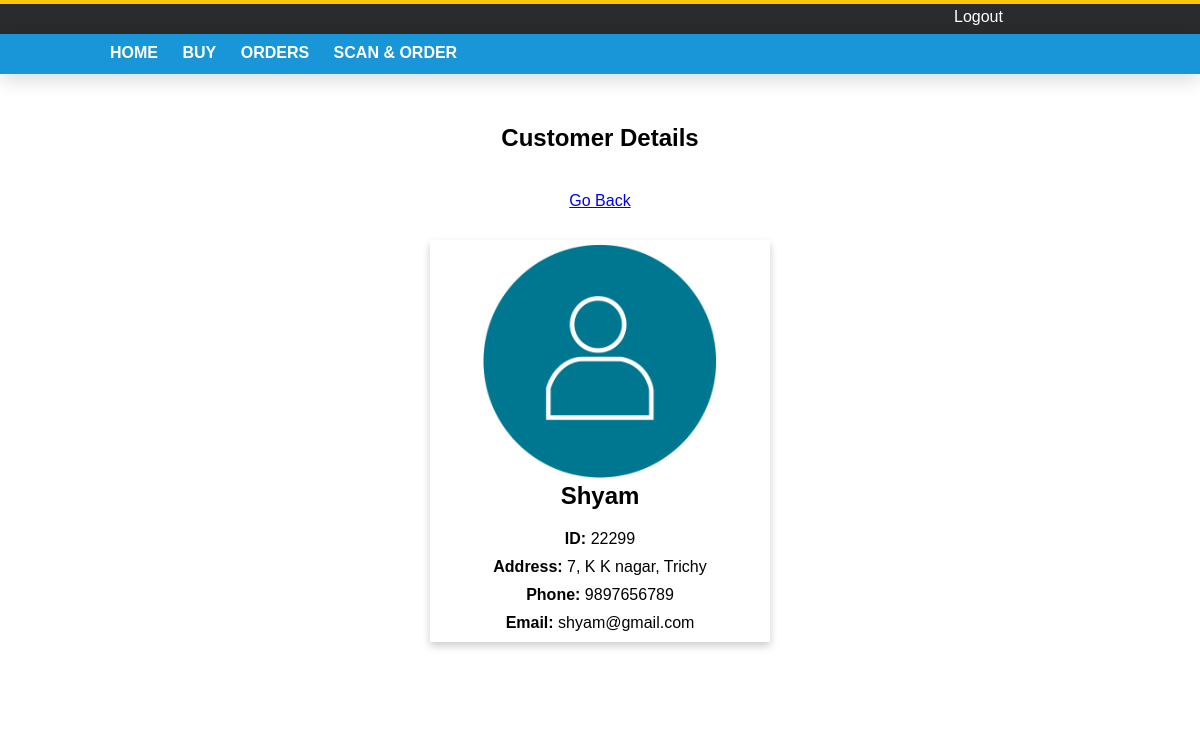
Screenshot of /cinf1.php?sid=22299 (signed in) with the database file from the repository.
### tables this page shows
CREATE TABLE `customer` (
  `uid` varchar(20) NOT NULL,
  `pass` varchar(20) DEFAULT NULL,
  `fname` varchar(15) DEFAULT NULL,
  `lname` varchar(15) DEFAULT NULL,
  `email` varchar(30) DEFAULT NULL,
  `address` varchar(128) DEFAULT NULL,
  `phno` bigint(20) DEFAULT NULL
);

### cinf1.php (the view, shortened to what this page needs)
<?php
$guid = $_SESSION['currentuser'];
$id2 = isset($_GET['sid']) ? $_GET['sid'] : null;
$servername = "localhost";
$username = "root";
$password = "";
$dbname = "drugdatabase";
$conn = new mysqli($servername, $username, $password, $dbname);
$query = "SELECT fname, uid, address, phno, email FROM customer WHERE uid = ?";
$stmt = $conn->prepare($query);
$stmt->bind_param("s", $id2);
$stmt->execute();
$result = $stmt->get_result();
$customer = $result->fetch_assoc();
?>
<!DOCTYPE html>
<html lang="en">
<head>
    <link rel="stylesheet" href="css/Orders.css">
    <link rel="stylesheet" href="css/Homepage.css">
</head>
<body>
<div class="main">
    <div class="topbar2">
        <div class="container1">
            <div class="logout-btn">
                <a href="Logout.php">Logout</a>
            </div>
        </div>
    </div>
    <div class="header">
        <div class="container2">
            <div class="navbar">
                <a href="Homepage.php?id=<?= urlencode($guid) ?>">HOME</a>
                <a href="Buy.php?id=<?= urlencode($guid) ?>">BUY</a>
                <a href="Orders.php?id=<?= urlencode($guid) ?>">ORDERS</a>
                <a href="scan.php?id=<?= urlencode($guid) ?>">SCAN & ORDER</a>
            </div>
        </div>
    </div>
</div>
<div class="active">
    <div class="filler"></div>
    <h2>Customer Details </h2>
				<center><a href="Orders.php?id=<?= urlencode($guid) ?>">Go Back</a></center>
    <?php if ($customer): ?>
        <div class="filler2"></div>
        <div class="card">
            <img src="images/User.png" class="Avatar" width="234" height="234">
            <div class="container">
                <div class="space1"><b><?php echo htmlspecialchars($customer['fname']); ?></b></div>
                <div class="filler3"></div>
                <div class="space"><b>ID: </b><?php echo htmlspecialchars($customer['uid']); ?></div>
                <div class="space"><b>Address: </b><?php echo htmlspecialchars($customer['address']); ?></div>
                <div class="space"><b>Phone: </b><?php echo htmlspecialchars($customer['phno']); ?></div>
                <div class="space"><b>Email: </b><?php echo htmlspecialchars($customer['email']); ?></div>
            </div>
        </div>
    <?php else: ?>
        <p>No customer details found.</p>
    <?php endif; ?>
</div>
</body>
</html>

### css/Orders.css (style rules this page uses)
body { margin: 0; padding: 0; font-family: sans-serif; background-image: url("bg.png"); background-repeat: no-repeat; }
.main { margin: 0 auto; width: 100%; height: auto; }
.topbar2 { width: 100%; height: 30px; background-color: #2a2b2c; }
.container1 { width: 1000px; height: 30px; background-color: transparent; margin: 0 auto; }
.container2 { width: 1000px; height: 30px; background-color: transparent; margin: 0 auto; }
.logout-btn { width: 150px; height: 30px; float: right; }
.logout-btn a { display: block; color: white; text-decoration: none; padding: 4px; }
.header { width: 100%; height: 40px; float: left; background-color:#1996d7; box-shadow: 0 0, 0 6px 20px 0 rgba(0, 0, 0, .14); }
.navbar { width: 700px; float: left; text-align: left; padding-top:10px; padding-bottom: 10px; }
.navbar a { display: inline-block; color: white; text-decoration:none; padding: 0 10px; font-weight:bold; }
.active { width:1000px; min-height:688px; background-color: white; margin: 0 auto; padding: 0px 20px 0px 20px; }
.filler2 { width:100%; height:75px; backgroud-color: transparent; }

### css/Homepage.css (style rules this page uses)
body { margin: 0; padding: 0; font-family: sans-serif; background: white; }
.main { margin: 0 auto; width: 100%; height: auto; }
.topbar2 { width: 100%; height: 30px; background-color: #2a2b2c; }
.container1 { width: 1000px; height: 30px; background-color: transparent; margin: 0 auto; }
.container2 { width: 1000px; height: 30px; background-color: transparent; margin: 0 auto; }
.logout-btn { width: 150px; height: 30px; float: right; }
.logout-btn a { display: block; color: white; text-decoration: none; padding: 4px; }
.header { width: 100%; height: 40px; float: left; background-color:#1996d7; box-shadow: 0 0, 0 6px 20px 0 rgba(0, 0, 0, .14); }
.navbar { width: 700px; float: left; text-align: left; padding-top:10px; padding-bottom: 10px; }
.navbar a { display: inline-block; color: white; text-decoration:none; padding: 0 10px; font-weight:bold; }
.active { width:1000px; min-height:688px; background-color: white; margin: 0 auto; padding: 0px 20px 0px 20px; }
.filler { width:100%; height:50px; backgroud-color: transparent; }
.filler2 { width:100%; height:30px; backgroud-color: transparent; }
h2 { text-align: center; padding: 20px 0 20px 0; }
.card { width:340px; height: auto; box-shadow: 0 4px 8px 0 rgba(0,0,0,0.2); transition: 0.3s; margin: 0 auto; text-align:center; padding: 4px 0 10px 0; }
.space1 { font-size:24px; }
.filler3 { width:auto; height:10px; }
.space { padding-top:10px; }

### rows the page displays
customer: fname "Shyam", uid "22299", address "7, K K nagar, Trichy", phno "9897656789", email "shyam@gmail.com"
